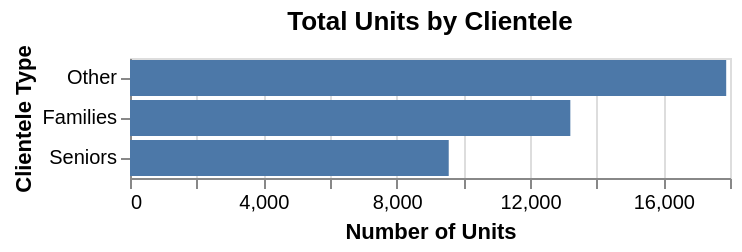

The code cell stored with this chart in its notebook:
### Code cell
# drop Geom column so that altair plays nice
df = df.drop(columns=["Geom"])

units_by_clientele = alt.Chart(
    df[df["unit_category"] == "Clientele"],
    title="Total Units by Clientele"
).mark_bar().encode(
    x=alt.X("sum(unit_count):Q", title="Number of Units"),
    y=alt.Y("unit_detail:N", title="Clientele Type").sort("-x")
)

units_by_clientele.save("../img/clientele_counts.png")

units_by_clientele

### Figure 1 — Vega-Lite specification as saved in the notebook (floating-point values rounded to 4 significant figures; data arrays with more than 128 entries replaced by an {"elided": "..."} marker saying what was removed)
{"config": {"view": {"continuousWidth": 300, "continuousHeight": 300}}, "data": {"name": "data-47075bc728cb8e95299c83c67fc2dc38"}, "mark": {"type": "bar"}, "encoding": {"x": {"aggregate": "sum", "field": "unit_count", "title": "Number of Units", "type": "quantitative"}, "y": {"field": "unit_detail", "sort": "-x", "title": "Clientele Type", "type": "nominal"}}, "title": "Total Units by Clientele", "$schema": "https://vega.github.io/schema/vega-lite/v6.1.0.json", "datasets": {"data-47075bc728cb8e95299c83c67fc2dc38": {"elided": "948 records"}}}
